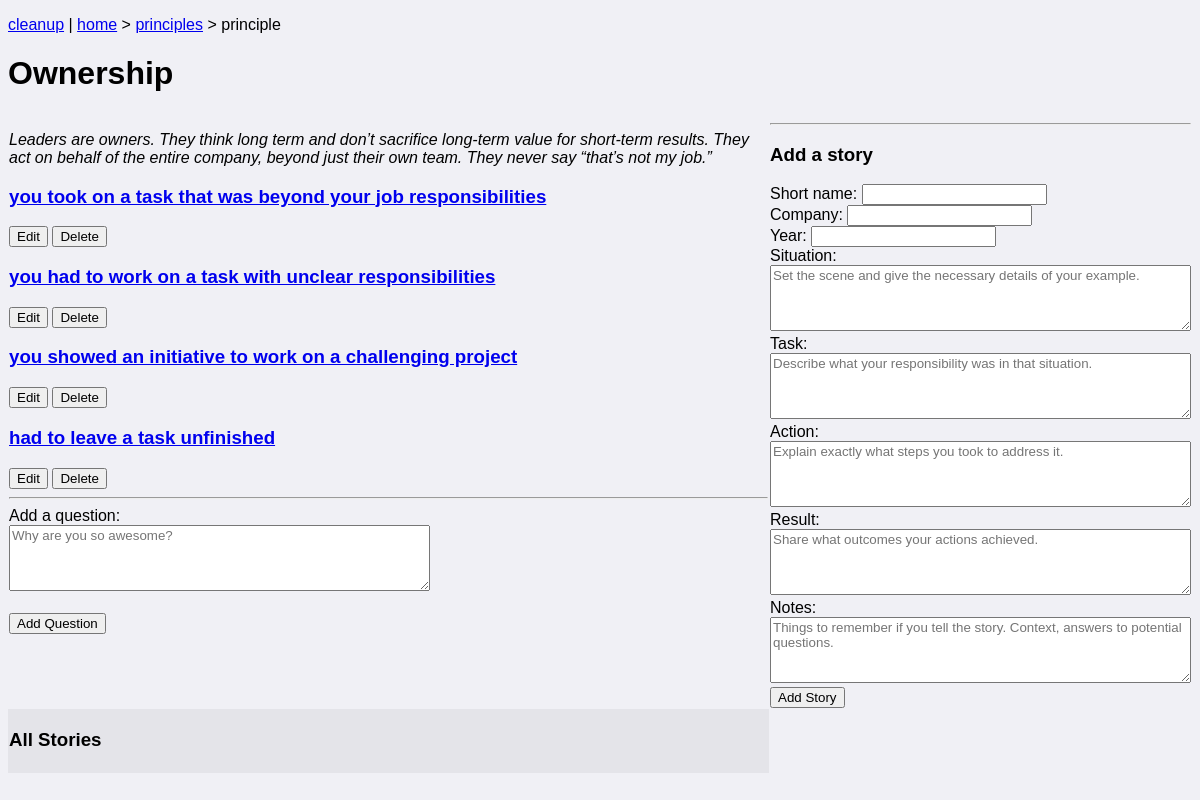
Screenshot of /principles/2 with the database file from the repository.
### app/models/amazon_principle.py (models this page shows, shortened)
class AmazonPrinciple(Model):
    id = Column(Integer, primary_key=True)
    name = Column(String(80), unique=True, nullable=False)
    description = Column(String(120), unique=True, nullable=False)
    @property
    def questions(self):
        return app.models.question.Question.query.filter_by(
            amazon_principle_id=self.id
        ).all()

### app/models/question.py (models this page shows, shortened)
class Question(Model):
    id = Column(Integer, primary_key=True)
    question = Column(String(1024), unique=True, nullable=False)
    amazon_principle_id = Column(
        Integer, ForeignKey("amazon_principle.id"), nullable=False
    )

### app/routes.py (the view)
@bio_bp.route("/principles/<principle_id>", methods=["GET", "POST"])
def render_principle(principle_id):
    return principles.render_single(principle_id)

### app/controllers/principles.py (called while the page is built, shortened)
def render_single(principle_id):
    principle = AmazonPrinciple.query.get(principle_id)
    edited_question_id = None
    questions = principle.questions
    stories = Story.query.all()
    story_count = len(stories)
    return render_template(
        "principle.html",
        principle=principle,
        questions=questions,
        edited_question_id=edited_question_id,
        stories=stories,
        story_count=story_count,
        story_columns=10,
    )

### app/templates/principle.html (shortened to what this page needs)
<!DOCTYPE html>
<html>
  <head>
    <link
      rel="stylesheet"
      type="text/css"
      href="{{ url_for('static', filename='styles.css') }}"
    />
  </head>
  <body>
    <p class='breadcrumb'>
        <a href="{{url_for("bio.render_cleanup")}}">cleanup</a> |
        <a href="{{url_for("bio.render_index")}}">home</a>
        &gt; <a href="{{ url_for("bio.render_principles") }}">principles</a>
        &gt; principle
    </p>
    <h1>{{ principle.name }}</h1>
    <table><tr>
        <td valign="top">
        <p><em>{{ principle.description }}</em></p>
        {% for question in questions %}
            {% if question.id == edited_question_id %}
                <form action="" method="post">
                    <input type="hidden" name="question_id" value="{{ question.id }}" />
                    <textarea
                        id="question"
                        name="question"
                        rows="4"
                        cols="50"
                    >{{ question.question }}</textarea
                    ><br /><br />
                    <input type="submit" name="update" value="Update" />
                    <input type="submit" name="cancel" value="Cancel" />
                </form>
            {% else %}
                <h3><a href="{{ url_for('bio.render_question', question_id=question.id) }}">{{ question.question }}</a></h3>
                <form action="" method="post">
                <input type="submit" name="edit" value="Edit" />
                <input type="submit" name="delete" value="Delete" />
                </form>
            {% endif %}
        {% endfor %}
        <hr/>
        <form action="" method="post">
            <label for="question">Add a question:</label><br />
            <textarea
                id="question"
                name="question"
                rows="4"
                cols="50"
                placeholder="Why are you so awesome?"
            ></textarea
            ><br /><br />
            <input type="submit" name="add" value="Add Question" />
        </form>
    </td>
    <td>
        <hr/>
        <form action="" method="post">
            <h3>Add a story</h3>
            <label for="name">Short name:</label>
            <input type="text" name="name" /><br/>
            <label for="company">Company:</label>
            <input type="text" name="company" /><br/>
            <label for="year">Year:</label>
            <input type="text" name="year" /><br/>
            <label for="situation">Situation:</label><br />
            <textarea
            id="situation"
            name="situation"
            rows="4"
            cols="50"
            placeholder="Set the scene and give the necessary details of your example."
            ></textarea
            ><br />
            <label for="task">Task:</label><br />
            <textarea
            id="task"
            name="task"
            rows="4"
            cols="50"
            placeholder="Describe what your responsibility was in that situation."
            ></textarea
            ><br />
            <label for="action">Action:</label><br />
            <textarea
            id="action"
            name="action"
            rows="4"
            cols="50"
            placeholder="Explain exactly what steps you took to address it."
            ></textarea
            ><br />
            <label for="result">Result:</label><br />
            <textarea
            id="result"
            name="result"
            rows="4"
            cols="50"
            placeholder="Share what outcomes your actions achieved."
            ></textarea
            ><br />
            <label for="notes">Notes:</label><br />
            <textarea
            id="notes"
            name="notes"
            rows="4"
            cols="50"
            placeholder="Things to remember if you tell the story. Context, answers to potential questions."
            ></textarea
            ><br />
            <input type="submit" name="story" value="Add Story" />
        </form>
      </td>
    </tr><tr><td>
        <h3>All Stories</h3>
        <table>
            {% for row in range(story_count // story_columns + 1) %}
                <tr>
                    {% for col in range(story_columns) %}
                        <td valign="top">
                        </td>
                    {% endfor %}
                </tr>
            {% endfor %}
        </table>
    </td></tr>
    </table>
  </body>
</html>

### app/static/styles.css (style rules this page uses)
body, textarea { font-family: sans-serif; }
body { background-color: #f0f0f5; }
tr:nth-child(even) { background-color: rgba(0, 0, 0, 0.05); }
table { border-spacing: 0; }

### rows the page displays
AmazonPrinciple: name "Ownership", description "Leaders are owners. They think long term and don’t sacrifice long-term value for short-term results. They act on behalf of the entire company, beyond just their own team. They never say “that’s not my job.”"
Question: question "you took on a task that was beyond your job responsibilities"
Question: question "you had to work on a task with unclear responsibilities"
Question: question "you showed an initiative to work on a challenging project"
Question: question "had to leave a task unfinished"
